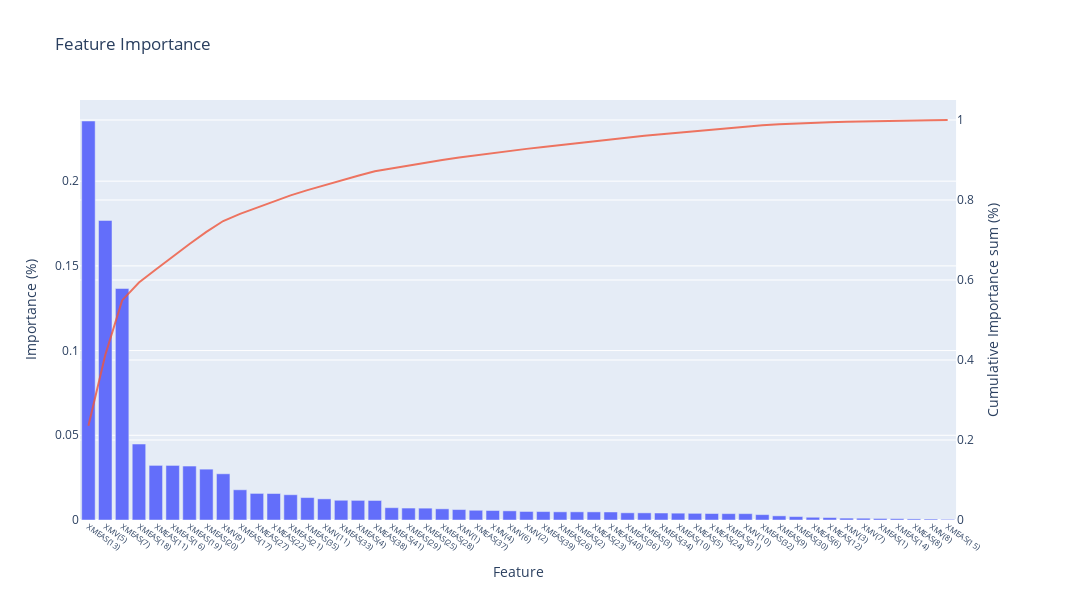

The cell this chart's notebook holds for it:
### Markdown cell above
## 3.3 - Wheight Analysis

### Code cell
# Extract feature importance
feature_importance = torch.square(melhor_modelo_l1_l2.fc1.weight).mean(axis=0).cpu().detach().numpy()

TEP_utils.plot_feature_importance(feature_importance, inputs_names)

### Figure 1 — Plotly figure (JSON) as saved in the notebook; plotly's stock layout.template omitted (floating-point values rounded to 4 significant figures)
{"data": [{"name": "Importance", "type": "bar", "x": ["XMEAS(13)", "XMV(5)", "XMEAS(7)", "XMEAS(18)", "XMEAS(11)", "XMEAS(16)", "XMEAS(19)", "XMEAS(20)", "XMV(9)", "XMEAS(17)", "XMEAS(27)", "XMEAS(22)", "XMEAS(21)", "XMEAS(35)", "XMV(11)", "XMEAS(33)", "XMEAS(4)", "XMEAS(38)", "XMEAS(41)", "XMEAS(29)", "XMEAS(25)", "XMEAS(28)", "XMV(1)", "XMEAS(37)", "XMV(4)", "XMV(6)", "XMV(2)", "XMEAS(39)", "XMEAS(26)", "XMEAS(2)", "XMEAS(23)", "XMEAS(40)", "XMEAS(36)", "XMEAS(3)", "XMEAS(34)", "XMEAS(10)", "XMEAS(5)", "XMEAS(24)", "XMEAS(31)", "XMV(10)", "XMEAS(32)", "XMEAS(9)", "XMEAS(30)", "XMEAS(6)", "XMEAS(12)", "XMV(3)", "XMV(7)", "XMEAS(1)", "XMEAS(14)", "XMEAS(8)", "XMV(8)", "XMEAS(15)"], "xaxis": "x", "y": [0.2355, 0.1768, 0.1367, 0.04485, 0.03224, 0.03222, 0.03185, 0.03001, 0.02727, 0.01783, 0.01569, 0.01564, 0.01492, 0.01324, 0.01247, 0.01165, 0.01158, 0.01153, 0.007261, 0.00705, 0.006993, 0.006595, 0.006161, 0.005741, 0.005595, 0.005388, 0.005031, 0.004973, 0.004822, 0.004814, 0.004793, 0.004736, 0.004246, 0.004215, 0.004133, 0.004031, 0.00393, 0.003827, 0.003759, 0.003751, 0.003176, 0.002449, 0.002026, 0.001619, 0.001442, 0.001112, 0.001057, 0.0009055, 0.0007858, 0.0006518, 0.0005587, 0.0003803], "yaxis": "y"}, {"mode": "lines", "name": "Cumulative sum", "opacity": 0.8, "type": "scatter", "x": ["XMEAS(13)", "XMV(5)", "XMEAS(7)", "XMEAS(18)", "XMEAS(11)", "XMEAS(16)", "XMEAS(19)", "XMEAS(20)", "XMV(9)", "XMEAS(17)", "XMEAS(27)", "XMEAS(22)", "XMEAS(21)", "XMEAS(35)", "XMV(11)", "XMEAS(33)", "XMEAS(4)", "XMEAS(38)", "XMEAS(41)", "XMEAS(29)", "XMEAS(25)", "XMEAS(28)", "XMV(1)", "XMEAS(37)", "XMV(4)", "XMV(6)", "XMV(2)", "XMEAS(39)", "XMEAS(26)", "XMEAS(2)", "XMEAS(23)", "XMEAS(40)", "XMEAS(36)", "XMEAS(3)", "XMEAS(34)", "XMEAS(10)", "XMEAS(5)", "XMEAS(24)", "XMEAS(31)", "XMV(10)", "XMEAS(32)", "XMEAS(9)", "XMEAS(30)", "XMEAS(6)", "XMEAS(12)", "XMV(3)", "XMV(7)", "XMEAS(1)", "XMEAS(14)", "XMEAS(8)", "XMV(8)", "XMEAS(15)"], "xaxis": "x", "y": [0.2355, 0.4123, 0.549, 0.5938, 0.6261, 0.6583, 0.6901, 0.7202, 0.7474, 0.7653, 0.781, 0.7966, 0.8115, 0.8248, 0.8372, 0.8489, 0.8605, 0.872, 0.8793, 0.8863, 0.8933, 0.8999, 0.9061, 0.9118, 0.9174, 0.9228, 0.9278, 0.9328, 0.9376, 0.9424, 0.9472, 0.9519, 0.9562, 0.9604, 0.9645, 0.9686, 0.9725, 0.9763, 0.9801, 0.9838, 0.987, 0.9895, 0.9915, 0.9931, 0.9945, 0.9957, 0.9967, 0.9976, 0.9984, 0.9991, 0.9996, 1.0], "yaxis": "y2"}], "layout": {"height": 600, "showlegend": false, "title": {"text": "Feature Importance"}, "width": 1200, "xaxis": {"anchor": "y", "domain": [0, 0.94], "tickangle": 35, "tickfont": {"size": 8}, "title": {"text": "Feature"}}, "yaxis": {"anchor": "x", "domain": [0, 1], "title": {"text": "Importance (%)"}}, "yaxis2": {"anchor": "x", "overlaying": "y", "range": [0, 1.05], "side": "right", "title": {"text": "Cumulative Importance sum (%)"}}}}
